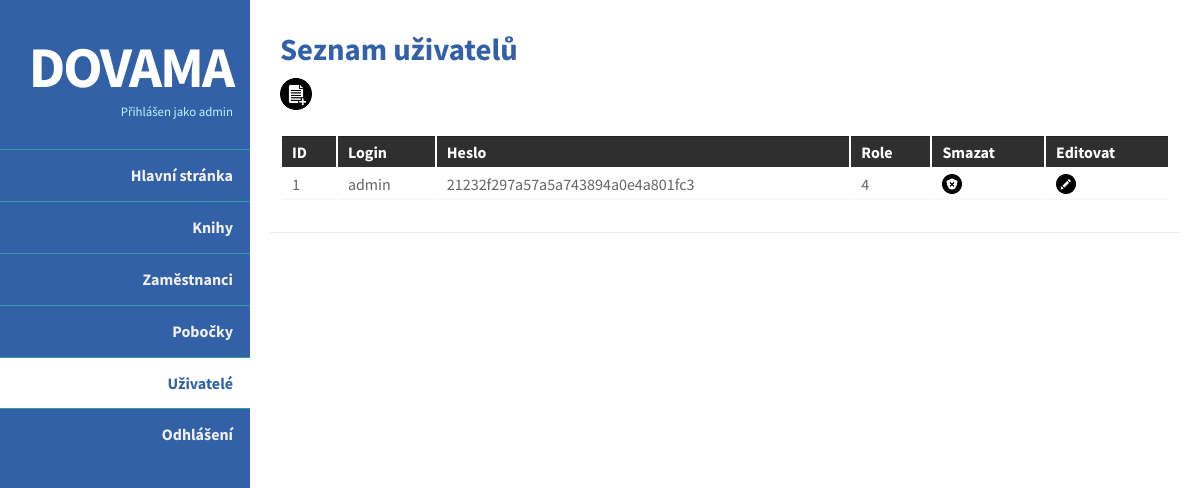
The app's page /admin.php?s=uzivatele (signed in), older data.
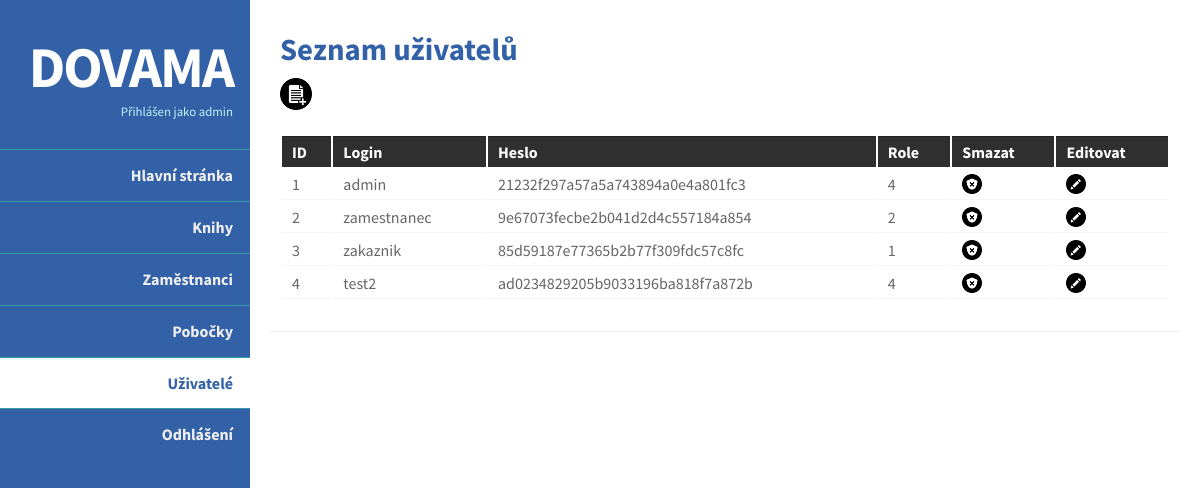
The same page, newer data.
### tables this page shows
CREATE TABLE `uzivatele` (
  `id` int(11) NOT NULL,
  `login` varchar(20) NOT NULL,
  `heslo` varchar(100) NOT NULL,
  `role` int(11) NOT NULL
);

### uzivatele.php (the view, shortened to what this page needs)
<article>
<h3>Seznam uživatelů</h3>
<?php
if($_SESSION["role"]=='2' || $_SESSION["role"]=='3' || $_SESSION["role"]=='4'){
echo '<a href="admin.php?s=addUzivatel"><img src="./img/pridat.png"></a>';
echo '<br><br>';
}
?>
				<table>
					<tr>
          <?php
          echo '<th>ID</th>';
          echo '<th>Login</th>';
          echo '<th>Heslo</th>';
          echo '<th>Role</th>';
          echo '<th>Smazat</th>';
          echo '<th>Editovat</th>';
          ?>
					</tr>
                <?php
             $vysledek = mysql_query("SELECT * FROM uzivatele") or die(mysql_error());
      while ($zaznam = mysql_fetch_Array($vysledek)):
			echo '<tr>';
			echo '<td>'.$zaznam["id"].'</td>';
      echo '<td>'.$zaznam["login"].'</td>';
      echo '<td>'.$zaznam["heslo"].'</td>';
      echo '<td>'.$zaznam["role"].'</td>';
      echo '<td><a href="admin.php?s=uzivatele&a=smaz&id='.$zaznam["id"].'"><img src="./img/smazat.png"></td></a>';
      echo '<td><a href="admin.php?s=editUzivatel&id='.$zaznam["id"].'"><img src="./img/editovat.png"></td>';
      echo "</tr>";
			endwhile;
      ?>
				</table>
</article>

Row changes from the older to the newer data that the page shows:
added uzivatele: id "2", login "zamestnanec", heslo "9e67073fecbe2b041d2d4c557184a854", role "2"
added uzivatele: id "3", login "zakaznik", heslo "85d59187e77365b2b77f309fdc57c8fc", role "1"
added uzivatele: id "4", login "test2", heslo "ad0234829205b9033196ba818f7a872b", role "4"
